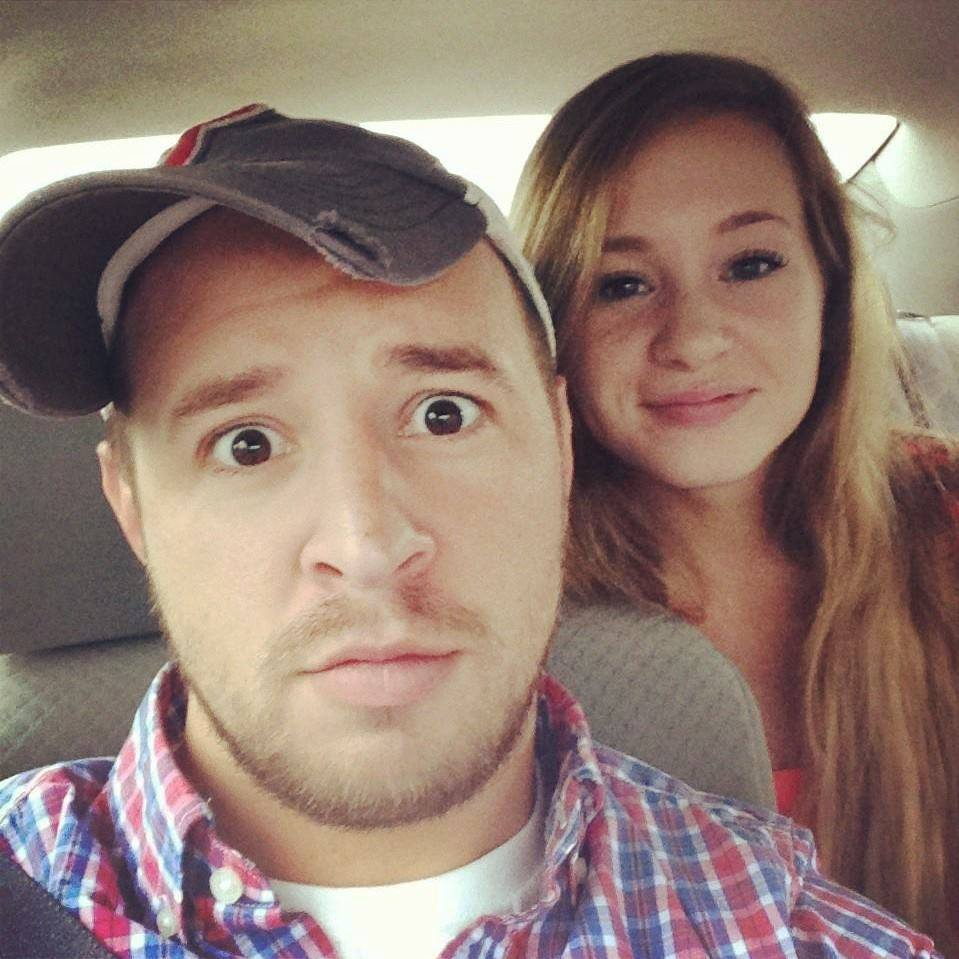
#> input picture bucky.jpg, 959 x 959 px
$ python main.py
#> lines starting #> are read from the running program, lines starting #| are printed output that depends on the picture
import cv2
import matplotlib
import numpy


img = cv2.imread('bucky.jpg', cv2.IMREAD_GRAYSCALE)
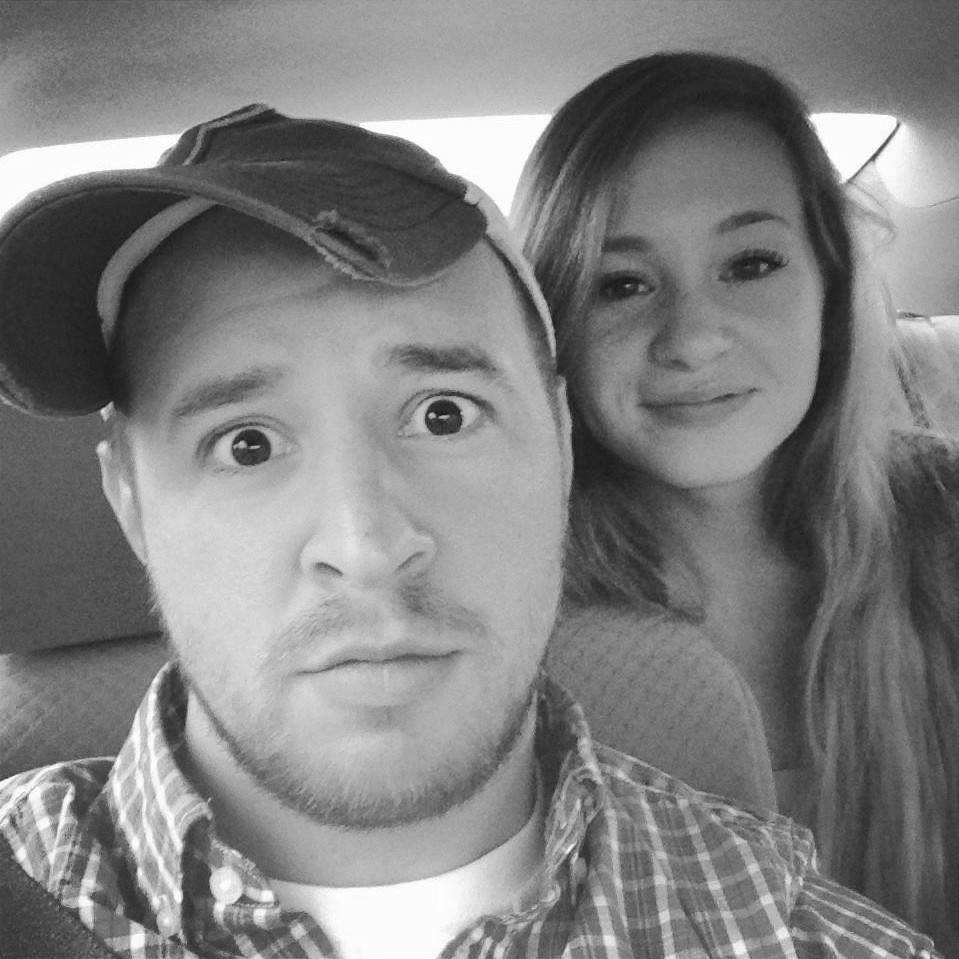
#> img: shape (959, 959); min 11, max 255, mean 127.7
cv2.imshow('image', img)
cv2.waitKey(0)
cv2.destroyAllWindows()
